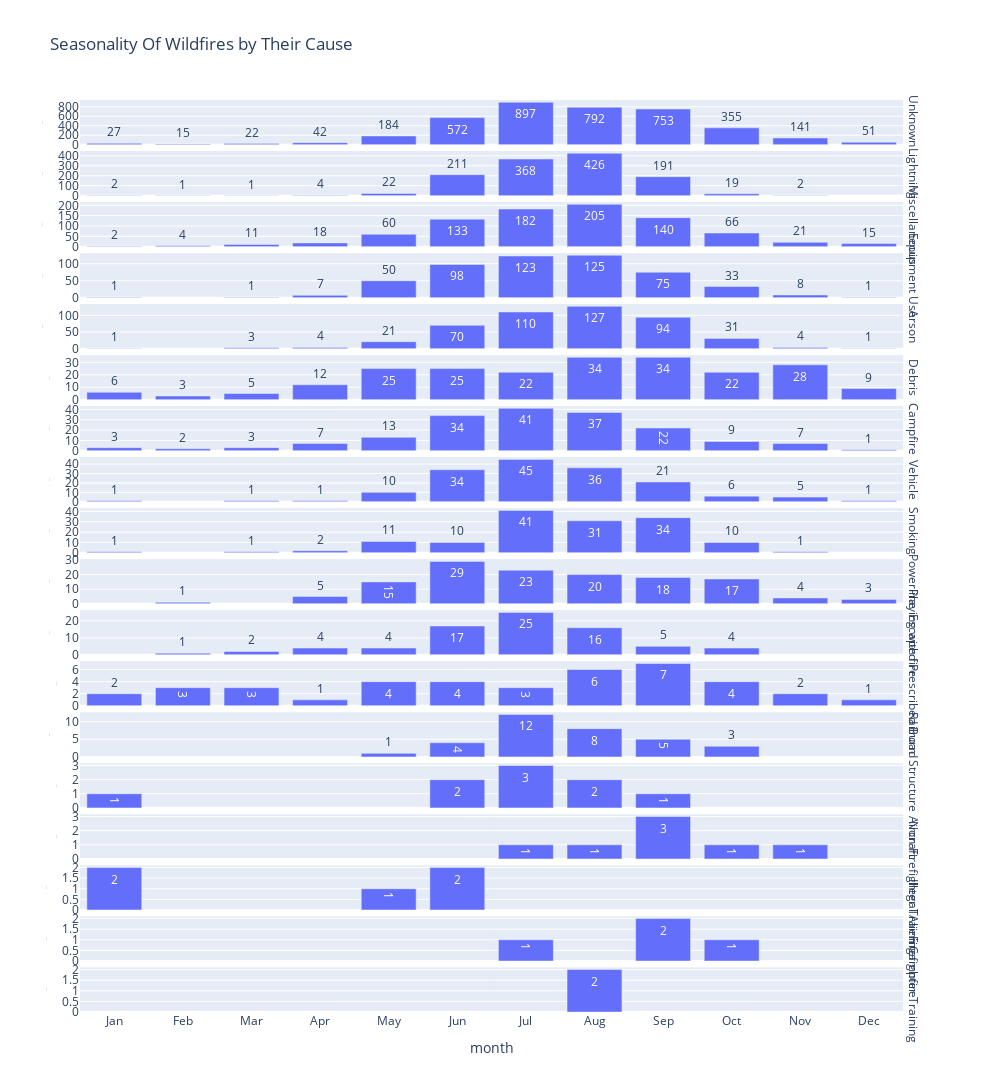

Notebook cell for this chart:
### Code cell
df_task3 = pd.read_csv('wildfires_grouped_task4.csv')
fig = px.bar(df_task3, x="month", y="count", title="Seasonality Of Wildfires by Their Cause",
            facet_row='cause', 
            facet_col_wrap=1,
            facet_row_spacing=0.007,
            height=2700,
            width=1000,
            text_auto=True,
            category_orders={'cause': order_list},
            )
fig.update_xaxes(tickvals=np.arange(1,13), ticktext=['Jan', 'Feb', 'Mar',
                                                   'Apr', 'May', 'Jun',
                                                   'Jul', 'Aug', 'Sep',
                                                   'Oct', 'Nov', 'Dec'])
fig.update_yaxes(title_font={'size':1})
xaxis = go.layout.YAxis(
        tickangle = 45)
fig.for_each_annotation(lambda a: a.update(text=a.text.split("- ")[1].split("/")[0]))
fig.update_yaxes(matches=None)

fig.show()

### Figure 1 — Plotly figure (JSON) as saved in the notebook; plotly's stock layout.template omitted (floating-point values rounded to 4 significant figures)
{"data": [{"alignmentgroup": "True", "hovertemplate": "cause=14 - Unknown / Unidentified<br>month=%{x}<br>count=%{y}<extra></extra>", "legendgroup": "", "marker": {"color": "#636efa", "pattern": {"shape": ""}}, "name": "", "offsetgroup": "", "orientation": "v", "showlegend": false, "textposition": "auto", "texttemplate": "%{y}", "type": "bar", "x": [1, 2, 3, 4, 5, 6, 7, 8, 9, 10, 11, 12], "xaxis": "x18", "y": [27, 15, 22, 42, 184, 572, 897, 792, 753, 355, 141, 51], "yaxis": "y18"}, {"alignmentgroup": "True", "hovertemplate": "cause=1 - Lightning<br>month=%{x}<br>count=%{y}<extra></extra>", "legendgroup": "", "marker": {"color": "#636efa", "pattern": {"shape": ""}}, "name": "", "offsetgroup": "", "orientation": "v", "showlegend": false, "textposition": "auto", "texttemplate": "%{y}", "type": "bar", "x": [1, 2, 3, 4, 5, 6, 7, 8, 9, 10, 11], "xaxis": "x17", "y": [2, 1, 1, 4, 22, 211, 368, 426, 191, 19, 2], "yaxis": "y17"}, {"alignmentgroup": "True", "hovertemplate": "cause=9 - Miscellaneous<br>month=%{x}<br>count=%{y}<extra></extra>", "legendgroup": "", "marker": {"color": "#636efa", "pattern": {"shape": ""}}, "name": "", "offsetgroup": "", "orientation": "v", "showlegend": false, "textposition": "auto", "texttemplate": "%{y}", "type": "bar", "x": [1, 2, 3, 4, 5, 6, 7, 8, 9, 10, 11, 12], "xaxis": "x16", "y": [2, 4, 11, 18, 60, 133, 182, 205, 140, 66, 21, 15], "yaxis": "y16"}, {"alignmentgroup": "True", "hovertemplate": "cause=2 - Equipment Use<br>month=%{x}<br>count=%{y}<extra></extra>", "legendgroup": "", "marker": {"color": "#636efa", "pattern": {"shape": ""}}, "name": "", "offsetgroup": "", "orientation": "v", "showlegend": false, "textposition": "auto", "texttemplate": "%{y}", "type": "bar", "x": [1, 3, 4, 5, 6, 7, 8, 9, 10, 11, 12], "xaxis": "x15", "y": [1, 1, 7, 50, 98, 123, 125, 75, 33, 8, 1], "yaxis": "y15"}, {"alignmentgroup": "True", "hovertemplate": "cause=7 - Arson<br>month=%{x}<br>count=%{y}<extra></extra>", "legendgroup": "", "marker": {"color": "#636efa", "pattern": {"shape": ""}}, "name": "", "offsetgroup": "", "orientation": "v", "showlegend": false, "textposition": "auto", "texttemplate": "%{y}", "type": "bar", "x": [1, 3, 4, 5, 6, 7, 8, 9, 10, 11, 12], "xaxis": "x14", "y": [1, 3, 4, 21, 70, 110, 127, 94, 31, 4, 1], "yaxis": "y14"}, {"alignmentgroup": "True", "hovertemplate": "cause=5 - Debris<br>month=%{x}<br>count=%{y}<extra></extra>", "legendgroup": "", "marker": {"color": "#636efa", "pattern": {"shape": ""}}, "name": "", "offsetgroup": "", "orientation": "v", "showlegend": false, "textposition": "auto", "texttemplate": "%{y}", "type": "bar", "x": [1, 2, 3, 4, 5, 6, 7, 8, 9, 10, 11, 12], "xaxis": "x13", "y": [6, 3, 5, 12, 25, 25, 22, 34, 34, 22, 28, 9], "yaxis": "y13"}, {"alignmentgroup": "True", "hovertemplate": "cause=4 - Campfire<br>month=%{x}<br>count=%{y}<extra></extra>", "legendgroup": "", "marker": {"color": "#636efa", "pattern": {"shape": ""}}, "name": "", "offsetgroup": "", "orientation": "v", "showlegend": false, "textposition": "auto", "texttemplate": "%{y}", "type": "bar", "x": [1, 2, 3, 4, 5, 6, 7, 8, 9, 10, 11, 12], "xaxis": "x12", "y": [3, 2, 3, 7, 13, 34, 41, 37, 22, 9, 7, 1], "yaxis": "y12"}, {"alignmentgroup": "True", "hovertemplate": "cause=10 - Vehicle<br>month=%{x}<br>count=%{y}<extra></extra>", "legendgroup": "", "marker": {"color": "#636efa", "pattern": {"shape": ""}}, "name": "", "offsetgroup": "", "orientation": "v", "showlegend": false, "textposition": "auto", "texttemplate": "%{y}", "type": "bar", "x": [1, 3, 4, 5, 6, 7, 8, 9, 10, 11, 12], "xaxis": "x11", "y": [1, 1, 1, 10, 34, 45, 36, 21, 6, 5, 1], "yaxis": "y11"}, {"alignmentgroup": "True", "hovertemplate": "cause=3 - Smoking<br>month=%{x}<br>count=%{y}<extra></extra>", "legendgroup": "", "marker": {"color": "#636efa", "pattern": {"shape": ""}}, "name": "", "offsetgroup": "", "orientation": "v", "showlegend": false, "textposition": "auto", "texttemplate": "%{y}", "type": "bar", "x": [1, 3, 4, 5, 6, 7, 8, 9, 10, 11], "xaxis": "x10", "y": [1, 1, 2, 11, 10, 41, 31, 34, 10, 1], "yaxis": "y10"}, {"alignmentgroup": "True", "hovertemplate": "cause=11 - Powerline<br>month=%{x}<br>count=%{y}<extra></extra>", "legendgroup": "", "marker": {"color": "#636efa", "pattern": {"shape": ""}}, "name": "", "offsetgroup": "", "orientation": "v", "showlegend": false, "textposition": "auto", "texttemplate": "%{y}", "type": "bar", "x": [2, 4, 5, 6, 7, 8, 9, 10, 11, 12], "xaxis": "x9", "y": [1, 5, 15, 29, 23, 20, 18, 17, 4, 3], "yaxis": "y9"}, {"alignmentgroup": "True", "hovertemplate": "cause=8 - Playing with fire<br>month=%{x}<br>count=%{y}<extra></extra>", "legendgroup": "", "marker": {"color": "#636efa", "pattern": {"shape": ""}}, "name": "", "offsetgroup": "", "orientation": "v", "showlegend": false, "textposition": "auto", "texttemplate": "%{y}", "type": "bar", "x": [2, 3, 4, 5, 6, 7, 8, 9, 10], "xaxis": "x8", "y": [1, 2, 4, 4, 17, 25, 16, 5, 4], "yaxis": "y8"}, {"alignmentgroup": "True", "hovertemplate": "cause=18 - Escaped Prescribed Burn<br>month=%{x}<br>count=%{y}<extra></extra>", "legendgroup": "", "marker": {"color": "#636efa", "pattern": {"shape": ""}}, "name": "", "offsetgroup": "", "orientation": "v", "showlegend": false, "textposition": "auto", "texttemplate": "%{y}", "type": "bar", "x": [1, 2, 3, 4, 5, 6, 7, 8, 9, 10, 11, 12], "xaxis": "x7", "y": [2, 3, 3, 1, 4, 4, 3, 6, 7, 4, 2, 1], "yaxis": "y7"}, {"alignmentgroup": "True", "hovertemplate": "cause=6 - Railroad<br>month=%{x}<br>count=%{y}<extra></extra>", "legendgroup": "", "marker": {"color": "#636efa", "pattern": {"shape": ""}}, "name": "", "offsetgroup": "", "orientation": "v", "showlegend": false, "textposition": "auto", "texttemplate": "%{y}", "type": "bar", "x": [5, 6, 7, 8, 9, 10], "xaxis": "x6", "y": [1, 4, 12, 8, 5, 3], "yaxis": "y6"}, {"alignmentgroup": "True", "hovertemplate": "cause=15 - Structure<br>month=%{x}<br>count=%{y}<extra></extra>", "legendgroup": "", "marker": {"color": "#636efa", "pattern": {"shape": ""}}, "name": "", "offsetgroup": "", "orientation": "v", "showlegend": false, "textposition": "auto", "texttemplate": "%{y}", "type": "bar", "x": [1, 6, 7, 8, 9], "xaxis": "x5", "y": [1, 2, 3, 2, 1], "yaxis": "y5"}, {"alignmentgroup": "True", "hovertemplate": "cause=16 - Aircraft<br>month=%{x}<br>count=%{y}<extra></extra>", "legendgroup": "", "marker": {"color": "#636efa", "pattern": {"shape": ""}}, "name": "", "offsetgroup": "", "orientation": "v", "showlegend": false, "textposition": "auto", "texttemplate": "%{y}", "type": "bar", "x": [7, 8, 9, 10, 11], "xaxis": "x4", "y": [1, 1, 3, 1, 1], "yaxis": "y4"}, {"alignmentgroup": "True", "hovertemplate": "cause=13 - Non-Firefighter Training<br>month=%{x}<br>count=%{y}<extra></extra>", "legendgroup": "", "marker": {"color": "#636efa", "pattern": {"shape": ""}}, "name": "", "offsetgroup": "", "orientation": "v", "showlegend": false, "textposition": "auto", "texttemplate": "%{y}", "type": "bar", "x": [1, 5, 6], "xaxis": "x3", "y": [2, 1, 2], "yaxis": "y3"}, {"alignmentgroup": "True", "hovertemplate": "cause=19 - Illegal Alien Campfire<br>month=%{x}<br>count=%{y}<extra></extra>", "legendgroup": "", "marker": {"color": "#636efa", "pattern": {"shape": ""}}, "name": "", "offsetgroup": "", "orientation": "v", "showlegend": false, "textposition": "auto", "texttemplate": "%{y}", "type": "bar", "x": [7, 9, 10], "xaxis": "x2", "y": [1, 2, 1], "yaxis": "y2"}, {"alignmentgroup": "True", "hovertemplate": "cause=12 - Firefighter Training<br>month=%{x}<br>count=%{y}<extra></extra>", "legendgroup": "", "marker": {"color": "#636efa", "pattern": {"shape": ""}}, "name": "", "offsetgroup": "", "orientation": "v", "showlegend": false, "textposition": "auto", "texttemplate": "%{y}", "type": "bar", "x": [8], "xaxis": "x", "y": [2], "yaxis": "y"}], "layout": {"annotations": [{"font": {}, "showarrow": false, "text": "Firefighter Training", "textangle": 90, "x": 0.98, "xanchor": "left", "xref": "paper", "y": 0.02447, "yanchor": "middle", "yref": "paper"}, {"font": {}, "showarrow": false, "text": "Illegal Alien Campfire", "textangle": 90, "x": 0.98, "xanchor": "left", "xref": "paper", "y": 0.08042, "yanchor": "middle", "yref": "paper"}, {"font": {}, "showarrow": false, "text": "Non-Firefighter Training", "textangle": 90, "x": 0.98, "xanchor": "left", "xref": "paper", "y": 0.1364, "yanchor": "middle", "yref": "paper"}, {"font": {}, "showarrow": false, "text": "Aircraft", "textangle": 90, "x": 0.98, "xanchor": "left", "xref": "paper", "y": 0.1923, "yanchor": "middle", "yref": "paper"}, {"font": {}, "showarrow": false, "text": "Structure", "textangle": 90, "x": 0.98, "xanchor": "left", "xref": "paper", "y": 0.2482, "yanchor": "middle", "yref": "paper"}, {"font": {}, "showarrow": false, "text": "Railroad", "textangle": 90, "x": 0.98, "xanchor": "left", "xref": "paper", "y": 0.3042, "yanchor": "middle", "yref": "paper"}, {"font": {}, "showarrow": false, "text": "Escaped Prescribed Burn", "textangle": 90, "x": 0.98, "xanchor": "left", "xref": "paper", "y": 0.3601, "yanchor": "middle", "yref": "paper"}, {"font": {}, "showarrow": false, "text": "Playing with fire", "textangle": 90, "x": 0.98, "xanchor": "left", "xref": "paper", "y": 0.4161, "yanchor": "middle", "yref": "paper"}, {"font": {}, "showarrow": false, "text": "Powerline", "textangle": 90, "x": 0.98, "xanchor": "left", "xref": "paper", "y": 0.472, "yanchor": "middle", "yref": "paper"}, {"font": {}, "showarrow": false, "text": "Smoking", "textangle": 90, "x": 0.98, "xanchor": "left", "xref": "paper", "y": 0.528, "yanchor": "middle", "yref": "paper"}, {"font": {}, "showarrow": false, "text": "Vehicle", "textangle": 90, "x": 0.98, "xanchor": "left", "xref": "paper", "y": 0.5839, "yanchor": "middle", "yref": "paper"}, {"font": {}, "showarrow": false, "text": "Campfire", "textangle": 90, "x": 0.98, "xanchor": "left", "xref": "paper", "y": 0.6399, "yanchor": "middle", "yref": "paper"}, {"font": {}, "showarrow": false, "text": "Debris", "textangle": 90, "x": 0.98, "xanchor": "left", "xref": "paper", "y": 0.6958, "yanchor": "middle", "yref": "paper"}, {"font": {}, "showarrow": false, "text": "Arson", "textangle": 90, "x": 0.98, "xanchor": "left", "xref": "paper", "y": 0.7518, "yanchor": "middle", "yref": "paper"}, {"font": {}, "showarrow": false, "text": "Equipment Use", "textangle": 90, "x": 0.98, "xanchor": "left", "xref": "paper", "y": 0.8077, "yanchor": "middle", "yref": "paper"}, {"font": {}, "showarrow": false, "text": "Miscellaneous", "textangle": 90, "x": 0.98, "xanchor": "left", "xref": "paper", "y": 0.8636, "yanchor": "middle", "yref": "paper"}, {"font": {}, "showarrow": false, "text": "Lightning", "textangle": 90, "x": 0.98, "xanchor": "left", "xref": "paper", "y": 0.9196, "yanchor": "middle", "yref": "paper"}, {"font": {}, "showarrow": false, "text": "Unknown ", "textangle": 90, "x": 0.98, "xanchor": "left", "xref": "paper", "y": 0.9755, "yanchor": "middle", "yref": "paper"}], "barmode": "relative", "height": 2700, "legend": {"tracegroupgap": 0}, "title": {"text": "Seasonality Of Wildfires by Their Cause"}, "width": 1000, "xaxis": {"anchor": "y", "autorange": true, "domain": [0, 0.98], "range": [0.5, 12.5], "ticktext": ["Jan", "Feb", "Mar", "Apr", "May", "Jun", "Jul", "Aug", "Sep", "Oct", "Nov", "Dec"], "tickvals": [1, 2, 3, 4, 5, 6, 7, 8, 9, 10, 11, 12], "title": {"text": "month"}, "type": "linear"}, "xaxis10": {"anchor": "y10", "autorange": true, "domain": [0, 0.98], "matches": "x", "range": [0.5, 12.5], "showticklabels": false, "ticktext": ["Jan", "Feb", "Mar", "Apr", "May", "Jun", "Jul", "Aug", "Sep", "Oct", "Nov", "Dec"], "tickvals": [1, 2, 3, 4, 5, 6, 7, 8, 9, 10, 11, 12], "type": "linear"}, "xaxis11": {"anchor": "y11", "autorange": true, "domain": [0, 0.98], "matches": "x", "range": [0.5, 12.5], "showticklabels": false, "ticktext": ["Jan", "Feb", "Mar", "Apr", "May", "Jun", "Jul", "Aug", "Sep", "Oct", "Nov", "Dec"], "tickvals": [1, 2, 3, 4, 5, 6, 7, 8, 9, 10, 11, 12], "type": "linear"}, "xaxis12": {"anchor": "y12", "autorange": true, "domain": [0, 0.98], "matches": "x", "range": [0.5, 12.5], "showticklabels": false, "ticktext": ["Jan", "Feb", "Mar", "Apr", "May", "Jun", "Jul", "Aug", "Sep", "Oct", "Nov", "Dec"], "tickvals": [1, 2, 3, 4, 5, 6, 7, 8, 9, 10, 11, 12], "type": "linear"}, "xaxis13": {"anchor": "y13", "autorange": true, "domain": [0, 0.98], "matches": "x", "range": [0.5, 12.5], "showticklabels": false, "ticktext": ["Jan", "Feb", "Mar", "Apr", "May", "Jun", "Jul", "Aug", "Sep", "Oct", "Nov", "Dec"], "tickvals": [1, 2, 3, 4, 5, 6, 7, 8, 9, 10, 11, 12], "type": "linear"}, "xaxis14": {"anchor": "y14", "autorange": true, "domain": [0, 0.98], "matches": "x", "range": [0.5, 12.5], "showticklabels": false, "ticktext": ["Jan", "Feb", "Mar", "Apr", "May", "Jun", "Jul", "Aug", "Sep", "Oct", "Nov", "Dec"], "tickvals": [1, 2, 3, 4, 5, 6, 7, 8, 9, 10, 11, 12], "type": "linear"}, "xaxis15": {"anchor": "y15", "autorange": true, "domain": [0, 0.98], "matches": "x", "range": [0.5, 12.5], "showticklabels": false, "ticktext": ["Jan", "Feb", "Mar", "Apr", "May", "Jun", "Jul", "Aug", "Sep", "Oct", "Nov", "Dec"], "tickvals": [1, 2, 3, 4, 5, 6, 7, 8, 9, 10, 11, 12], "type": "linear"}, "xaxis16": {"anchor": "y16", "autorange": true, "domain": [0, 0.98], "matches": "x", "range": [0.5, 12.5], "showticklabels": false, "ticktext": ["Jan", "Feb", "Mar", "Apr", "May", "Jun", "Jul", "Aug", "Sep", "Oct", "Nov", "Dec"], "tickvals": [1, 2, 3, 4, 5, 6, 7, 8, 9, 10, 11, 12], "type": "linear"}, "xaxis17": {"anchor": "y17", "autorange": true, "domain": [0, 0.98], "matches": "x", "range": [0.5, 12.5], "showticklabels": false, "ticktext": ["Jan", "Feb", "Mar", "Apr", "May", "Jun", "Jul", "Aug", "Sep", "Oct", "Nov", "Dec"], "tickvals": [1, 2, 3, 4, 5, 6, 7, 8, 9, 10, 11, 12], "type": "linear"}, "xaxis18": {"anchor": "y18", "autorange": true, "domain": [0, 0.98], "matches": "x", "range": [0.5, 12.5], "showticklabels": false, "ticktext": ["Jan", "Feb", "Mar", "Apr", "May", "Jun", "Jul", "Aug", "Sep", "Oct", "Nov", "Dec"], "tickvals": [1, 2, 3, 4, 5, 6, 7, 8, 9, 10, 11, 12], "type": "linear"}, "xaxis2": {"anchor": "y2", "autorange": true, "domain": [0, 0.98], "matches": "x", "range": [0.5, 12.5], "showticklabels": false, "ticktext": ["Jan", "Feb", "Mar", "Apr", "May", "Jun", "Jul", "Aug", "Sep", "Oct", "Nov", "Dec"], "tickvals": [1, 2, 3, 4, 5, 6, 7, 8, 9, 10, 11, 12], "type": "linear"}, "xaxis3": {"anchor": "y3", "autorange": true, "domain": [0, 0.98], "matches": "x", "range": [0.5, 12.5], "showticklabels": false, "ticktext": ["Jan", "Feb", "Mar", "Apr", "May", "Jun", "Jul", "Aug", "Sep", "Oct", "Nov", "Dec"], "tickvals": [1, 2, 3, 4, 5, 6, 7, 8, 9, 10, 11, 12], "type": "linear"}, "xaxis4": {"anchor": "y4", "autorange": true, "domain": [0, 0.98], "matches": "x", "range": [0.5, 12.5], "showticklabels": false, "ticktext": ["Jan", "Feb", "Mar", "Apr", "May", "Jun", "Jul", "Aug", "Sep", "Oct", "Nov", "Dec"], "tickvals": [1, 2, 3, 4, 5, 6, 7, 8, 9, 10, 11, 12], "type": "linear"}, "xaxis5": {"anchor": "y5", "autorange": true, "domain": [0, 0.98], "matches": "x", "range": [0.5, 12.5], "showticklabels": false, "ticktext": ["Jan", "Feb", "Mar", "Apr", "May", "Jun", "Jul", "Aug", "Sep", "Oct", "Nov", "Dec"], "tickvals": [1, 2, 3, 4, 5, 6, 7, 8, 9, 10, 11, 12], "type": "linear"}, "xaxis6": {"anchor": "y6", "autorange": true, "domain": [0, 0.98], "matches": "x", "range": [0.5, 12.5], "showticklabels": false, "ticktext": ["Jan", "Feb", "Mar", "Apr", "May", "Jun", "Jul", "Aug", "Sep", "Oct", "Nov", "Dec"], "tickvals": [1, 2, 3, 4, 5, 6, 7, 8, 9, 10, 11, 12], "type": "linear"}, "xaxis7": {"anchor": "y7", "autorange": true, "domain": [0, 0.98], "matches": "x", "range": [0.5, 12.5], "showticklabels": false, "ticktext": ["Jan", "Feb", "Mar", "Apr", "May", "Jun", "Jul", "Aug", "Sep", "Oct", "Nov", "Dec"], "tickvals": [1, 2, 3, 4, 5, 6, 7, 8, 9, 10, 11, 12], "type": "linear"}, "xaxis8": {"anchor": "y8", "autorange": true, "domain": [0, 0.98], "matches": "x", "range": [0.5, 12.5], "showticklabels": false, "ticktext": ["Jan", "Feb", "Mar", "Apr", "May", "Jun", "Jul", "Aug", "Sep", "Oct", "Nov", "Dec"], "tickvals": [1, 2, 3, 4, 5, 6, 7, 8, 9, 10, 11, 12], "type": "linear"}, "xaxis9": {"anchor": "y9", "autorange": true, "domain": [0, 0.98], "matches": "x", "range": [0.5, 12.5], "showticklabels": false, "ticktext": ["Jan", "Feb", "Mar", "Apr", "May", "Jun", "Jul", "Aug", "Sep", "Oct", "Nov", "Dec"], "tickvals": [1, 2, 3, 4, 5, 6, 7, 8, 9, 10, 11, 12], "type": "linear"}, "yaxis": {"anchor": "x", "autorange": true, "domain": [0, 0.04894], "range": [0, 2.105], "title": {"font": {"size": 1}, "text": "count"}, "type": "linear"}, "yaxis10": {"anchor": "x10", "autorange": true, "domain": [0.5035, 0.5524], "range": [0, 43.16], "title": {"font": {"size": 1}, "text": "count"}, "type": "linear"}, "yaxis11": {"anchor": "x11", "autorange": true, "domain": [0.5594, 0.6084], "range": [0, 47.37], "title": {"font": {"size": 1}, "text": "count"}, "type": "linear"}, "yaxis12": {"anchor": "x12", "autorange": true, "domain": [0.6154, 0.6643], "range": [0, 43.16], "title": {"font": {"size": 1}, "text": "count"}, "type": "linear"}, "yaxis13": {"anchor": "x13", "autorange": true, "domain": [0.6713, 0.7203], "range": [0, 35.79], "title": {"font": {"size": 1}, "text": "count"}, "type": "linear"}, "yaxis14": {"anchor": "x14", "autorange": true, "domain": [0.7273, 0.7762], "range": [0, 133.7], "title": {"font": {"size": 1}, "text": "count"}, "type": "linear"}, "yaxis15": {"anchor": "x15", "autorange": true, "domain": [0.7832, 0.8322], "range": [0, 131.6], "title": {"font": {"size": 1}, "text": "count"}, "type": "linear"}, "yaxis16": {"anchor": "x16", "autorange": true, "domain": [0.8392, 0.8881], "range": [0, 215.8], "title": {"font": {"size": 1}, "text": "count"}, "type": "linear"}, "yaxis17": {"anchor": "x17", "autorange": true, "domain": [0.8951, 0.9441], "range": [0, 448.4], "title": {"font": {"size": 1}, "text": "count"}, "type": "linear"}, "yaxis18": {"anchor": "x18", "autorange": true, "domain": [0.9511, 1], "range": [0, 944.2], "title": {"font": {"size": 1}, "text": "count"}, "type": "linear"}, "yaxis2": {"anchor": "x2", "autorange": true, "domain": [0.05594, 0.1049], "range": [0, 2.105], "title": {"font": {"size": 1}, "text": "count"}, "type": "linear"}, "yaxis3": {"anchor": "x3", "autorange": true, "domain": [0.1119, 0.1608], "range": [0, 2.105], "title": {"font": {"size": 1}, "text": "count"}, "type": "linear"}, "yaxis4": {"anchor": "x4", "autorange": true, "domain": [0.1678, 0.2168], "range": [0, 3.158], "title": {"font": {"size": 1}, "text": "count"}, "type": "linear"}, "yaxis5": {"anchor": "x5", "autorange": true, "domain": [0.2238, 0.2727], "range": [0, 3.158], "title": {"font": {"size": 1}, "text": "count"}, "type": "linear"}, "yaxis6": {"anchor": "x6", "autorange": true, "domain": [0.2797, 0.3287], "range": [0, 12.63], "title": {"font": {"size": 1}, "text": "count"}, "type": "linear"}, "yaxis7": {"anchor": "x7", "autorange": true, "domain": [0.3357, 0.3846], "range": [0, 7.368], "title": {"font": {"size": 1}, "text": "count"}, "type": "linear"}, "yaxis8": {"anchor": "x8", "autorange": true, "domain": [0.3916, 0.4406], "range": [0, 26.32], "title": {"font": {"size": 1}, "text": "count"}, "type": "linear"}, "yaxis9": {"anchor": "x9", "autorange": true, "domain": [0.4476, 0.4965], "range": [0, 30.53], "title": {"font": {"size": 1}, "text": "count"}, "type": "linear"}}}
